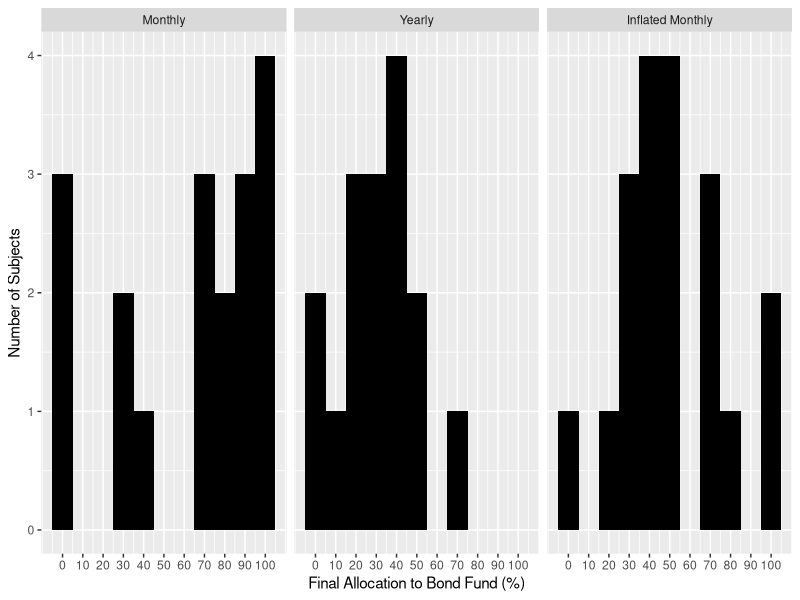
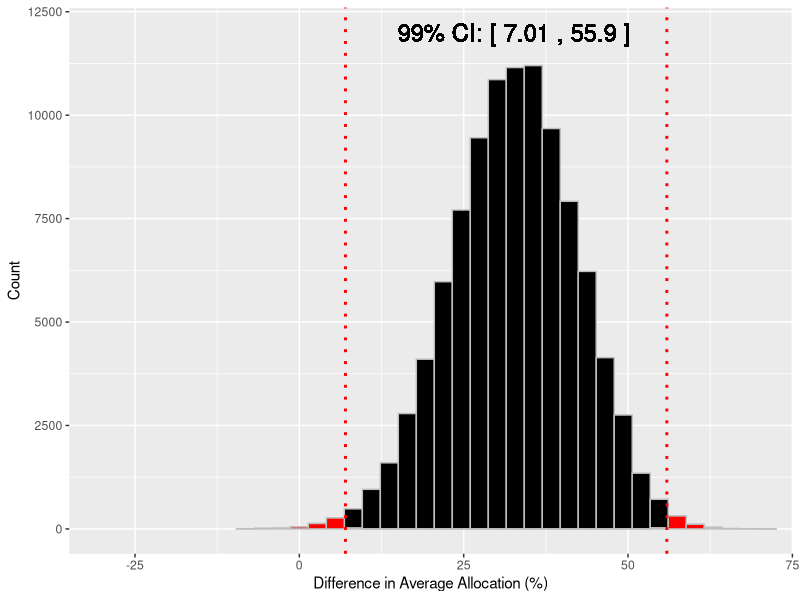
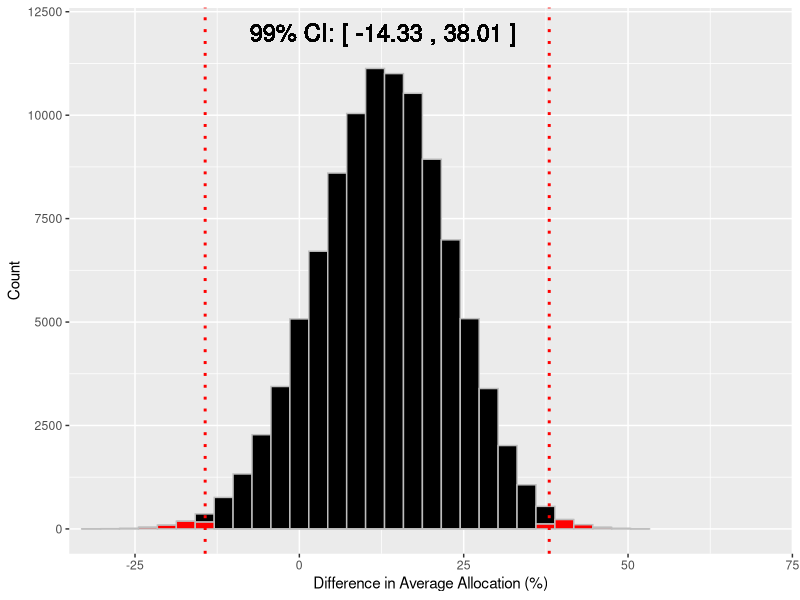
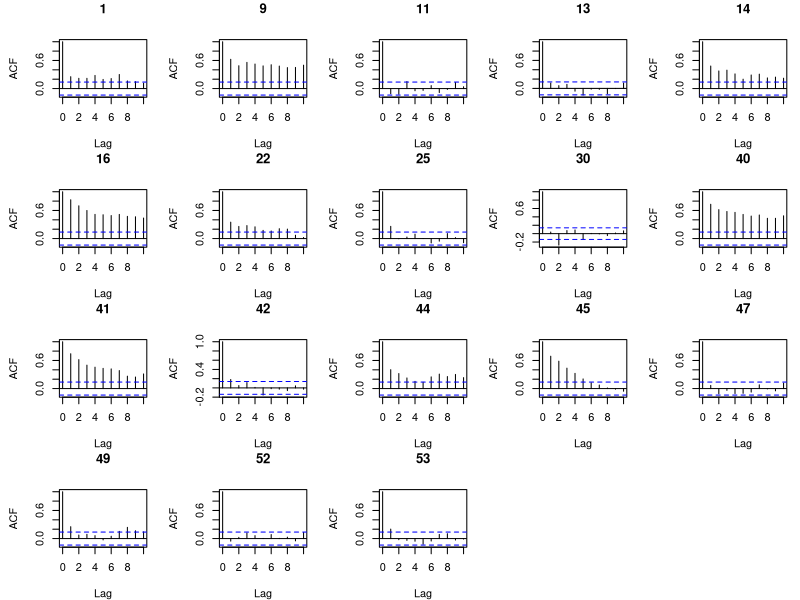
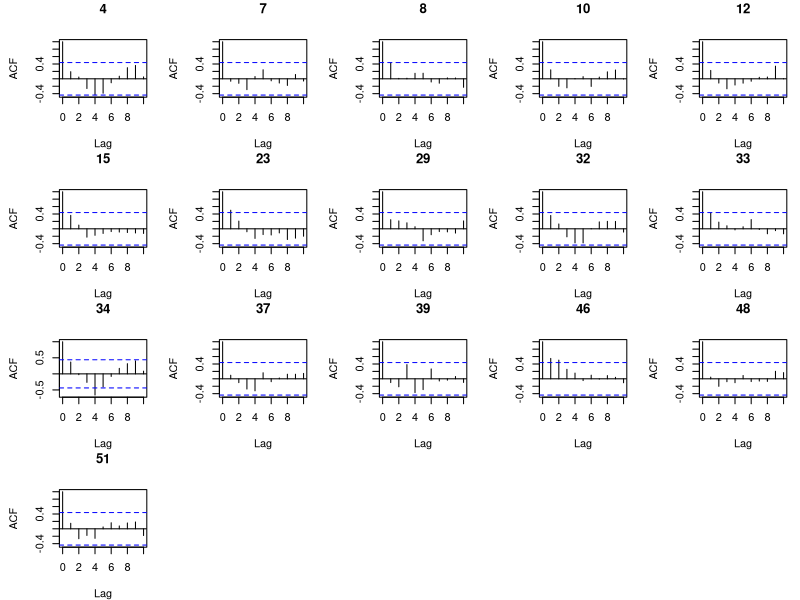
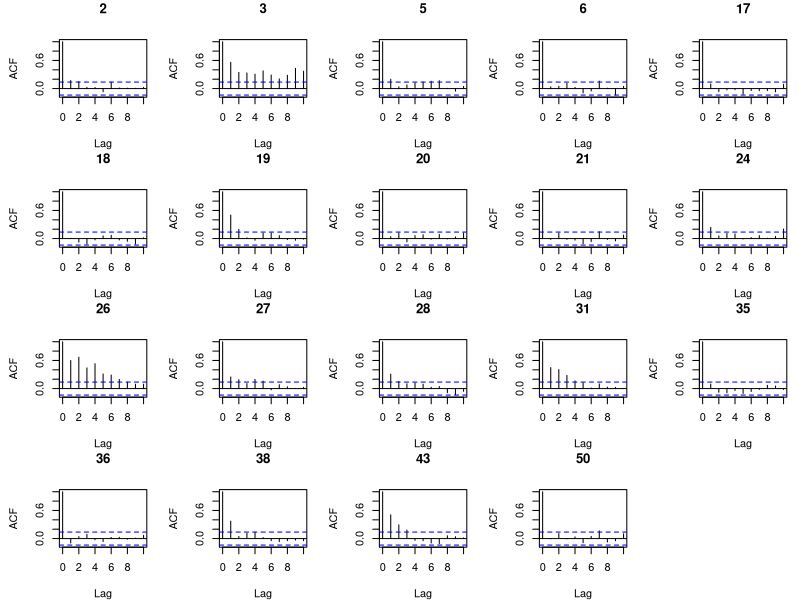
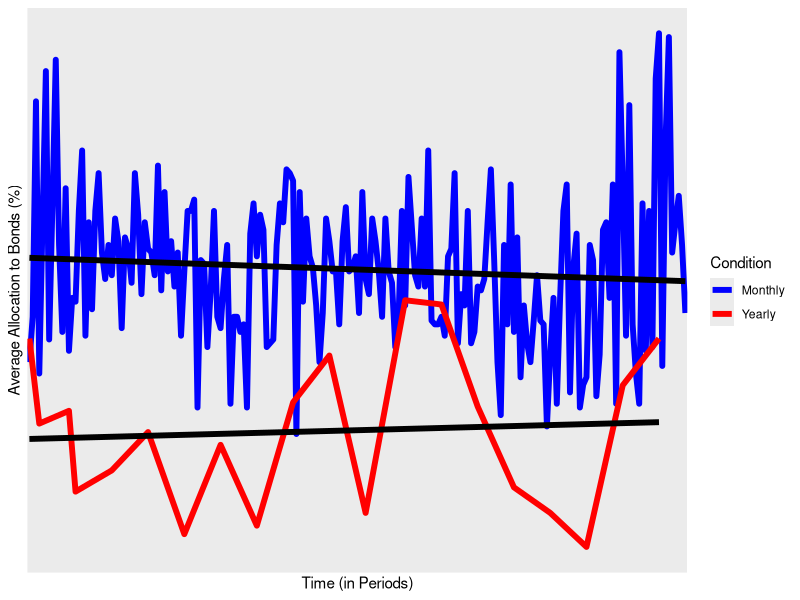
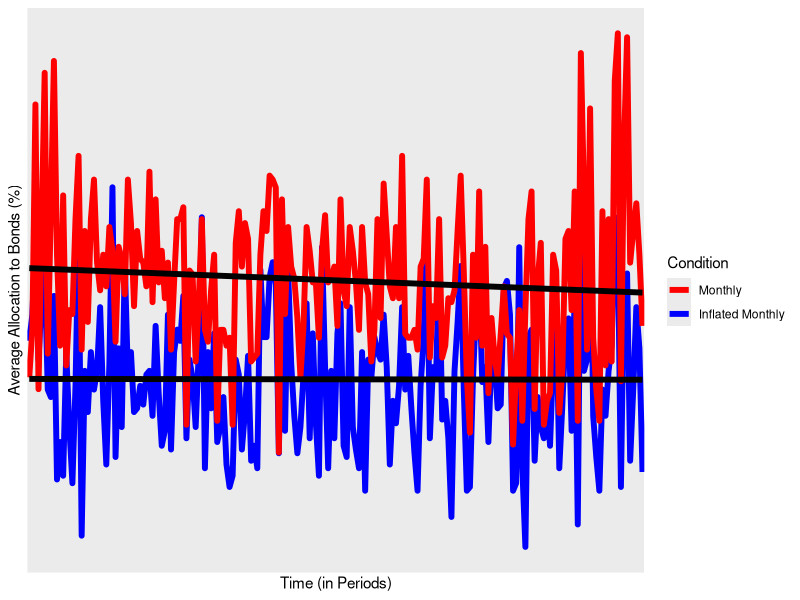

Here is the R script that generated these plots, in order:
## ---- chunk 1
### Initial setup
library(dplyr)
library(magrittr)
library(tidyr)
library(ggplot2)
library(Hmisc)
library(nortest)
library(plm)
library(lme4)
library(sandwich)
library(lmtest)

setwd("C:/Users/Dean/Google Drive/Thesis/Thesis_Data_Analysis")

data <- read.csv('Exp_Data.csv',header=TRUE)
survey <- read.csv('Exp_Survey.csv',header=TRUE)

survey %<>% mutate(Q3 = ifelse(Q3 == 'Yes',1,ifelse(Q3 == 'No',0,.5))) %>% 
  mutate(Q4 = ifelse(Q4 == 'Yes',1,ifelse(Q4 == 'No',0,.5))) %>%
  mutate(Q5 = ifelse(Q5 == 'Yes',1,ifelse(Q5 == 'No',0,.5)))

survey %<>% select(ID,Q3,Q4,Q5,Q6,Q7)
data %<>% select(-Name,-Student.ID)

wide.data <- inner_join(survey,data,by="ID")
long.data.40 <- wide.data %>% select(ID,Type,num_range("X",161:200)) %>% gather("Choice_Num","Choice",3:42)

remove(data,survey)

## ---- chunk 2
hist.data <- wide.data %>% select(Type,Final.Choice) %>% mutate(Final.Choice = Final.Choice * 100) %>%
  mutate(Type = ifelse(Type == 1, "Monthly", ifelse(Type == 2, "Yearly","Inflated Monthly")))

hist.data$Type <- factor(hist.data$Type, levels = c("Monthly", "Yearly", "Inflated Monthly"))

ggplot(hist.data, aes(Final.Choice)) + geom_histogram(binwidth=10, fill="black") + 
  facet_wrap(~ Type) +
  scale_x_continuous(breaks=seq(0,100,10)) +
  xlab("Final Allocation to Bond Fund (%)") + 
  ylab("Number of Subjects") 
## ---- chunk 3
monthly <- wide.data %>% filter(Type==1) %>% mutate(Final.Choice=Final.Choice*100)
yearly <- wide.data %>% filter(Type==2) %>% mutate(Final.Choice=Final.Choice*100)
infmonthly <- wide.data %>% filter(Type==3) %>% mutate(Final.Choice=Final.Choice*100)

lillie.test(monthly$Final.Choice)
lillie.test(yearly$Final.Choice)
lillie.test(infmonthly$Final.Choice)
## ---- chunk 4
ste <- function(x) sqrt(var(x,na.rm=TRUE)/sum(!is.na(x))) #standard error computation

summ.final <- wide.data %>% group_by(Type) %>% 
  summarise(Avg = mean(Final.Choice), sd = sd(Final.Choice), ste = ste(Final.Choice))

t.test1 <- wide.data %>% filter(Type == 1 | Type == 2)
t.test2 <- wide.data %>% filter(Type == 1 | Type == 3)
t.test3 <- wide.data %>% filter(Type == 2 | Type == 3)

t.test(Final.Choice~Type,t.test1)
t.test(Final.Choice~Type,t.test2)
t.test(Final.Choice~Type,t.test3)
## ---- chunk 5
summ.40 <- long.data.40 %>% group_by(Type) %>% 
  summarise(Avg = mean(Choice,na.rm=TRUE), sd = sd(Choice,na.rm=TRUE), ste = ste(Choice))

t.2.test1 <- long.data.40 %>% filter(Type == 1 | Type == 2)
t.2.test2 <- long.data.40 %>% filter(Type == 1 | Type == 3)
t.2.test3 <- long.data.40 %>% filter(Type == 2 | Type == 3)

t.test.cluster(t.2.test1$Choice,t.2.test1$ID,t.2.test1$Type)
t.test.cluster(t.2.test2$Choice,t.2.test2$ID,t.2.test2$Type)
t.test.cluster(t.2.test3$Choice,t.2.test3$ID,t.2.test3$Type)
## ---- chunk 6
ctrl.t.test1 <- t.test1 %>% mutate(type.dummy = ifelse(Type==1,0,1), Final.Choice = Final.Choice*100)
ctrl.t.test2 <- t.test2 %>% mutate(type.dummy = ifelse(Type==1,0,1), Final.Choice = Final.Choice*100)
ctrl.t.test3 <- t.test3 %>% mutate(type.dummy = ifelse(Type==2,0,1), Final.Choice = Final.Choice*100)

# Using HC-robust standard errors
coeftest(lm(Final.Choice~type.dummy+Q3+Q4+Q5,ctrl.t.test1), vcov=vcovHC)
coeftest(lm(Final.Choice~type.dummy+Q3+Q4+Q5,ctrl.t.test2), vcov=vcovHC)
coeftest(lm(Final.Choice~type.dummy+Q3+Q4+Q5,ctrl.t.test3), vcov=vcovHC)
## ---- chunk 7
bootstrap <- function(a,b){
  set.seed(76)
  boot.samples <- c(rep(NA,100000))
  for (i in 1:100000){
    t.1 <- sample(length(a), length(a), replace=TRUE)
    t.2 <- sample(length(b), length(b), replace=TRUE)
    t <- mean(a[t.1])-mean(b[t.2])
    boot.samples[i] <- t
    
  }
  return(as.data.frame(boot.samples) %>% rename(x=boot.samples))
}

boot.samples.1 <- bootstrap(monthly$Final.Choice,yearly$Final.Choice)
boot.samples.2 <- bootstrap(monthly$Final.Choice,infmonthly$Final.Choice)

CI.1 <- quantile(boot.samples.1$x,c(.005,.995))
CI.2 <- quantile(boot.samples.2$x,c(.005,.995))

boot.samples.1 %<>% mutate(CI = x < CI.1[1] | x > CI.1[2])
boot.samples.2 %<>% mutate(CI = x < CI.2[1] | x > CI.2[2])

ggplot(aes(x, fill=CI), data=boot.samples.1) + geom_histogram(color="gray") + 
  geom_vline(xintercept=CI.1, linetype="dotted", color="red", size= 1) +
  geom_text(label=paste("99% CI: [",round(CI.1[1],2),",",round(CI.1[2],2),"]"), aes(x=mean(boot.samples.1$x),y=12000), size=6) +
  scale_fill_manual(values = c("black", "red")) +
  guides(fill=FALSE) +
  coord_cartesian(xlim=c(-30,70), ylim=c(0,12000)) +
  xlab("Difference in Average Allocation (%)") +
  ylab("Count")

ggplot(aes(x, fill=CI), data=boot.samples.2) + geom_histogram(color="gray") + 
  geom_vline(xintercept=CI.2, linetype="dotted", color="red", size= 1) +
  geom_text(label=paste("99% CI: [",round(CI.2[1],2),",",round(CI.2[2],2),"]"), aes(x=mean(boot.samples.2$x),y=12000), size=6) +
  scale_fill_manual(values = c("black", "red"), name="") +
  guides(fill=FALSE) +
  coord_cartesian(xlim=c(-30,70), ylim=c(0,12000)) +
  xlab("Difference in Average Allocation (%)") +
  ylab("Count")
## ---- chunk 8
monthly.data.lm <- monthly %>% select(ID,num_range("X",1:200)) %>%
  gather("Period","Choice",2:201) %>% mutate(Period=as.numeric(substring(Period,2)))

yearly.data.lm <- yearly %>% select(ID,num_range("X",1:200)) %>%
  gather("Period","Choice",2:201) %>% mutate(Period=as.numeric(substring(Period,2))) %>%
  filter(is.na(Choice)==FALSE) %>% mutate(Period = (Period %/% 10) + 1)

infmonthly.data.lm <- infmonthly %>% select(ID,num_range("X",1:200)) %>%
  gather("Period","Choice",2:201) %>% mutate(Period=as.numeric(substring(Period,2)))

ts.monthly <- monthly.data.lm %>% spread(ID,Choice) %>% select(-Period)
ts.yearly <- yearly.data.lm %>% spread(ID,Choice) %>% select(-Period)
ts.infmonthly <- infmonthly.data.lm %>% spread(ID,Choice) %>% select(-Period)


par(mar=c(4,4.5,3,1))
par(mfrow=c(4,5))

for (x in colnames(ts.monthly)){
  acf(ts.monthly[[x]],lag.max=10, plot=FALSE) %>% plot(main = x)
  
}

par(mfrow=c(4,5))

for (x in colnames(ts.yearly)){
  acf(ts.yearly[[x]],lag.max=10, plot=FALSE) %>% plot(main = x)
  
}

par(mfrow=c(4,5))

for (x in colnames(ts.infmonthly)){
  acf(ts.infmonthly[[x]],lag.max=10, plot=FALSE) %>% plot(main = x)
  
}

par(mfrow=c(1,1))
## ---- chunk 9
paired.data <- long.data.40 %>% group_by(ID) %>% summarise(avg_choice = mean(Choice,na.rm=TRUE)) %>% 
  inner_join(select(wide.data,ID,Type,Final.Choice),by="ID")

t.paired.test1 <- paired.data %>% filter(Type == 1)
t.paired.test2 <- paired.data %>% filter(Type == 2)
t.paired.test3 <- paired.data %>% filter(Type == 3)

t.test(t.paired.test1$avg_choice,t.paired.test1$Final.Choice,paired=TRUE)
t.test(t.paired.test2$avg_choice,t.paired.test2$Final.Choice,paired=TRUE)
t.test(t.paired.test3$avg_choice,t.paired.test3$Final.Choice,paired=TRUE)
## ---- chunk 10
monthly.data <- monthly %>% select(num_range("X",1:200)) %>% summarise_each(funs(mean)) %>%
  gather("Period","Avg_Choice",1:200) %>% mutate(Type = "Monthly")

yearly.data <- yearly %>% select(num_range("X",1:200)) %>% summarise_each(funs(mean)) %>%
  gather("Period","Avg_Choice",1:200) %>% filter(is.na(Avg_Choice)==FALSE) %>% mutate(Type = "Yearly")

inf.monthly.data <-  infmonthly %>% select(num_range("X",1:200)) %>% summarise_each(funs(mean)) %>%
  gather("Period","Avg_Choice",1:200) %>% mutate(Type = "Inflated Monthly")

graph.data <- bind_rows(monthly.data,yearly.data) %>% bind_rows(inf.monthly.data)

graph.data %>% filter(Type %in% c("Monthly","Yearly")) %>% 
  ggplot(aes(Period, Avg_Choice, group=Type)) + 
  geom_line(size=2, aes(col=Type)) + 
  scale_x_discrete(breaks=NULL) + 
  scale_y_continuous(breaks=seq(0,100,25)) +
  scale_color_manual(values=c("Blue","Red"),name="Condition") +
  ylab("Average Allocation to Bonds (%)") + xlab("Time (in Periods)") + 
  geom_smooth(method="lm",size=2,color="black",fill=NA)
  
graph.data %>% filter(Type %in% c("Monthly","Inflated Monthly")) %>% 
  ggplot(aes(Period, Avg_Choice, group=Type)) + 
  geom_line(size=2, aes(col=Type)) + 
  scale_x_discrete(breaks=NULL) + 
  scale_y_continuous(breaks=seq(0,100,25)) +
  scale_color_manual(values=c("Red","Blue"), name="Condition",breaks=c("Monthly","Inflated Monthly")) +
  ylab("Average Allocation to Bonds (%)") + xlab("Time (in Periods)") + 
  geom_smooth(method="lm",size=2,color="black",fill=NA)

## ---- chunk 11
### Function to get cluster-robust standard errors
### Source: http://www.ne.su.se/polopoly_fs/1.216115.1426234213!/menu/standard/file/clustering1.pdf
clx <- function(fm, dfcw, cluster){
  M <- length(unique(cluster))
  N <- length(cluster)
  dfc <- (M/(M-1))*((N-1)/(N-fm$rank))
  u <- apply(estfun(fm),2,
             function(x) tapply(x, cluster, sum))
  vcovCL <- dfc*sandwich(fm, meat=crossprod(u)/N)*dfcw
  + coeftest(fm, vcovCL) }

fix.lm1 <- lm(Choice~Period + factor(ID) - 1,monthly.data.lm)


cluster.lm1 <- lm(Choice~Period,monthly.data.lm)


fix.lm2 <- lm(Choice~Period + factor(ID) - 1,yearly.data.lm)


cluster.lm2 <- lm(Choice~Period,yearly.data.lm)

fix.lm3 <- lm(Choice~Period + factor(ID) - 1,infmonthly.data.lm)


cluster.lm3 <- lm(Choice~Period,infmonthly.data.lm)
## ---- chunk 12
summary(fix.lm1)
summary(fix.lm2)
summary(fix.lm3)
## ---- chunk 13
clx(cluster.lm1,1,monthly.data.lm$ID)
clx(cluster.lm2,1,yearly.data.lm$ID)
clx(cluster.lm3,1,infmonthly.data.lm$ID)
## ---- chunk 14
clx(fix.lm1,1,monthly.data.lm$ID)
clx(fix.lm2,1,yearly.data.lm$ID)
clx(fix.lm3,1,infmonthly.data.lm$ID)
## ---- chunk 15
sum(wide.data$Q6 != "DK")
sum(wide.data$Q7 != "DK")

survey.lm1 <- wide.data %>% select(Final.Choice,Q6,Q7) %>%
  mutate(tech.dummy=ifelse(Q6 == "DK",0,1),fin.dummy=ifelse(Q7 == "DK",0,1),Final.Choice=Final.Choice*100) 
survey.lm2 <- survey.lm1 %>% filter(Q6 != "DK") %>% mutate(Q6=as.numeric(as.character(Q6))*100)
survey.lm3 <- survey.lm1 %>% filter(Q7 != "DK") %>% mutate(Q7=as.numeric(as.character(Q7))*100)

summary(lm(Final.Choice~tech.dummy + fin.dummy,survey.lm1))
summary(lm(Final.Choice~Q6,survey.lm2))
summary(lm(Final.Choice~Q7,survey.lm3))
